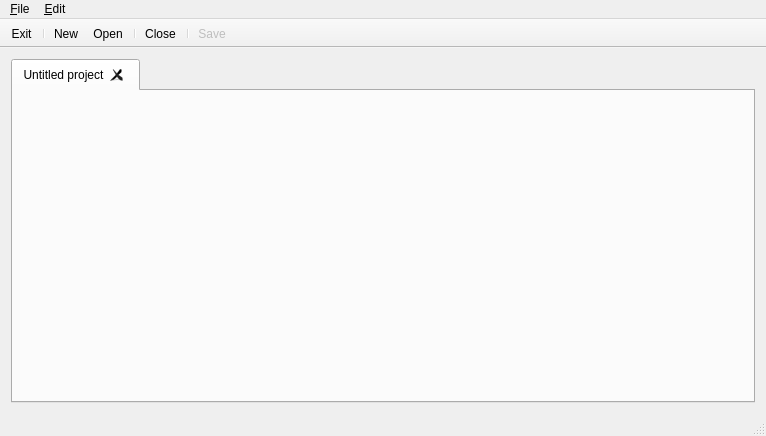
<?xml version="1.0" encoding="UTF-8"?>
<ui version="4.0">
 <class>MainWindow</class>
 <widget class="QMainWindow" name="MainWindow">
  <property name="geometry">
   <rect>
    <x>0</x>
    <y>0</y>
    <width>766</width>
    <height>436</height>
   </rect>
  </property>
  <property name="windowTitle">
   <string>Family accounting - © Pagony Multimedia Studio Bt.</string>
  </property>
  <property name="windowIcon">
   <iconset resource="csaladikonyveles.qrc">
    <normaloff>:/icons/csaladikonyveles.ico</normaloff>:/icons/csaladikonyveles.ico</iconset>
  </property>
  <widget class="QWidget" name="centralWidget">
   <layout class="QVBoxLayout" name="verticalLayout">
    <item>
     <widget class="QTabWidget" name="tabProjects">
      <property name="currentIndex">
       <number>0</number>
      </property>
      <property name="tabsClosable">
       <bool>true</bool>
      </property>
      <widget class="QWidget" name="tab">
       <attribute name="title">
        <string>Untitled project</string>
       </attribute>
      </widget>
     </widget>
    </item>
   </layout>
  </widget>
  <widget class="QMenuBar" name="menuBar">
   <property name="geometry">
    <rect>
     <x>0</x>
     <y>0</y>
     <width>766</width>
     <height>20</height>
    </rect>
   </property>
   <widget class="QMenu" name="menu_File">
    <property name="title">
     <string>&amp;File</string>
    </property>
    <addaction name="action_New"/>
    <addaction name="action_Open"/>
    <addaction name="separator"/>
    <addaction name="action_Close"/>
    <addaction name="separator"/>
    <addaction name="action_Save"/>
    <addaction name="separator"/>
    <addaction name="action_ExitApplication"/>
   </widget>
   <widget class="QMenu" name="menu_Edit">
    <property name="title">
     <string>&amp;Edit</string>
    </property>
    <addaction name="action_Preferences"/>
   </widget>
   <addaction name="menu_File"/>
   <addaction name="menu_Edit"/>
  </widget>
  <widget class="QToolBar" name="toolBar">
   <property name="windowTitle">
    <string>toolBar</string>
   </property>
   <property name="movable">
    <bool>false</bool>
   </property>
   <property name="iconSize">
    <size>
     <width>30</width>
     <height>30</height>
    </size>
   </property>
   <attribute name="toolBarArea">
    <enum>TopToolBarArea</enum>
   </attribute>
   <attribute name="toolBarBreak">
    <bool>false</bool>
   </attribute>
   <addaction name="action_ExitApplication"/>
   <addaction name="separator"/>
   <addaction name="action_New"/>
   <addaction name="action_Open"/>
   <addaction name="separator"/>
   <addaction name="action_Close"/>
   <addaction name="separator"/>
   <addaction name="action_Save"/>
  </widget>
  <widget class="QStatusBar" name="statusBar"/>
  <action name="action_ExitApplication">
   <property name="icon">
    <iconset resource="csaladikonyveles.qrc">
     <normaloff>:/images/shutdown.png</normaloff>:/images/shutdown.png</iconset>
   </property>
   <property name="text">
    <string>&amp;Exit</string>
   </property>
   <property name="toolTip">
    <string>Exit application</string>
   </property>
  </action>
  <action name="action_Open">
   <property name="icon">
    <iconset resource="csaladikonyveles.qrc">
     <normaloff>:/images/open.png</normaloff>:/images/open.png</iconset>
   </property>
   <property name="text">
    <string>&amp;Open ...</string>
   </property>
   <property name="toolTip">
    <string>Open accounting project</string>
   </property>
  </action>
  <action name="action_Close">
   <property name="icon">
    <iconset resource="csaladikonyveles.qrc">
     <normaloff>:/images/close.png</normaloff>:/images/close.png</iconset>
   </property>
   <property name="text">
    <string>&amp;Close</string>
   </property>
   <property name="toolTip">
    <string>Close accounting project</string>
   </property>
  </action>
  <action name="action_Save">
   <property name="enabled">
    <bool>false</bool>
   </property>
   <property name="icon">
    <iconset resource="csaladikonyveles.qrc">
     <normaloff>:/images/save.png</normaloff>:/images/save.png</iconset>
   </property>
   <property name="text">
    <string>&amp;Save</string>
   </property>
   <property name="toolTip">
    <string>Save current accounting project</string>
   </property>
  </action>
  <action name="action_New">
   <property name="icon">
    <iconset resource="csaladikonyveles.qrc">
     <normaloff>:/images/new.png</normaloff>:/images/new.png</iconset>
   </property>
   <property name="text">
    <string>&amp;New ...</string>
   </property>
   <property name="toolTip">
    <string>Create new accounting project</string>
   </property>
  </action>
  <action name="action_Preferences">
   <property name="icon">
    <iconset resource="csaladikonyveles.qrc">
     <normaloff>:/images/preferences.png</normaloff>:/images/preferences.png</iconset>
   </property>
   <property name="text">
    <string>&amp;Preferences</string>
   </property>
   <property name="toolTip">
    <string>Modify application settings</string>
   </property>
  </action>
 </widget>
 <layoutdefault spacing="6" margin="11"/>
 <resources>
  <include location="csaladikonyveles.qrc"/>
 </resources>
 <connections/>
</ui>
